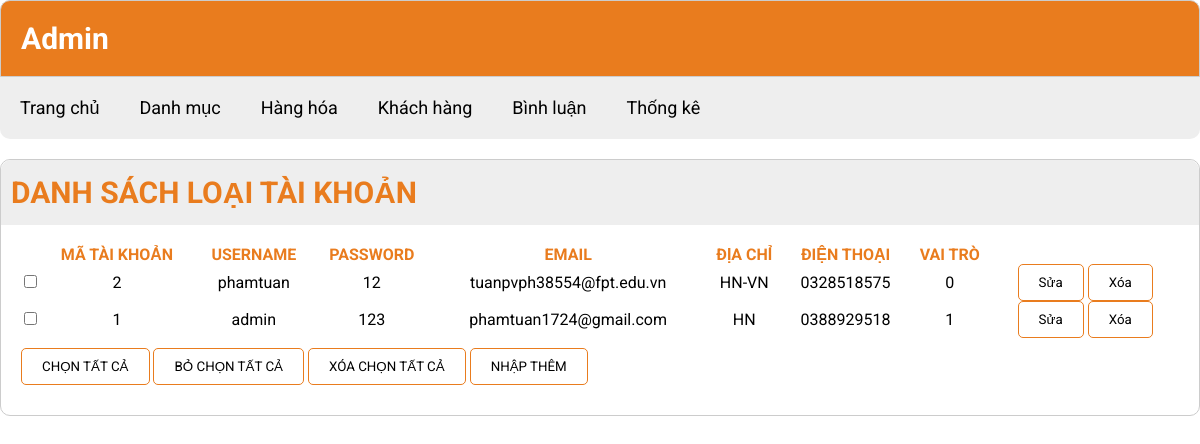
The app's page /admin/index.php?act=dskh with its own data.
### tables this page shows
CREATE TABLE `taikhoan` (
  `id` int(11) NOT NULL,
  `user` varchar(50) NOT NULL,
  `pass` varchar(50) NOT NULL,
  `email` varchar(255) NOT NULL,
  `address` varchar(255) DEFAULT NULL,
  `tel` varchar(20) DEFAULT NULL,
  `role` tinyint(4) NOT NULL DEFAULT 0
);

### model/pdo.php (called while the page is built, shortened)
<?php
function pdo_get_connection()
{
    $servername = "localhost";
    $username = "root";
    $password = "";
    try {
        $conn = new PDO("mysql:host=$servername;dbname=duanmaufpoly", $username, $password);
        $conn->setAttribute(PDO::ATTR_ERRMODE, PDO::ERRMODE_EXCEPTION);
        return $conn;
    } catch (PDOException $e) {
        echo "Connection failed: " . $e->getMessage();
    }
}
function pdo_query($sql)
{
    $sql_args = array_slice(func_get_args(), 1);
    try {
        $conn = pdo_get_connection();
        $stmt = $conn->prepare($sql);
        $stmt->execute($sql_args);
        $rows = $stmt->fetchAll();
        return $rows;
    } catch (PDOException $e) {
        throw $e;
    } finally {
        unset($conn);
    }
}

### model/taikhoan.php (called while the page is built, shortened)
<?php
function loadall_taikhoan()
{
    $sql = "SELECT * FROM taikhoan ORDER BY id desc";
    $listtaikhoan = pdo_query($sql);
    return $listtaikhoan;
}

### admin/taikhoan/list.php (the view)
<div class="add">
    <div class="row2 font_title">
        <h1>DANH SÁCH LOẠI TÀI KHOẢN</h1>
    </div>
    <div class="row2 form_content">
        <form action="#" method="POST">
            <div class="row2 mb10 formds_loai">
                <table>
                    <tr>
                        <th></th>
                        <th>MÃ TÀI KHOẢN</th>
                        <th>USERNAME</th>
                        <th>PASSWORD</th>
                        <th>EMAIL</th>
                        <th>ĐỊA CHỈ</th>
                        <th>ĐIỆN THOẠI</th>
                        <th>VAI TRÒ</th>
                        <th></th>
                    </tr>
                    <?php
                    foreach ($listtaikhoan as $taikhoan) {
                        extract($taikhoan);
                        $suatk = "index.php?act=suatk&idsp=" . $id;
                        $xoatk = "index.php?act=xoatk&idsp=" . $id;
                        echo '
                            <tr>
                            <td><input type="checkbox" name="" id="" /></td>
                            <td>' . $id . '</td>
                            <td>' . $user . '</td>
                            <td>' . $pass . '</td>
                            <td>' . $email . '</td>
                            <td>' . $address . '</td>
                            <td>' . $tel . '</td>
                            <td>' . $role . '</td>
                            <td>
                                <a href="' . $suatk . '">
                                <input type="button" value="Sửa" />
                                </a>
                                <a href="' . $xoatk . '">
                                <input type="button" value="Xóa" />
                                </a>
                            </td>
                        </tr>
                            ';
                    }
                    ?>
                </table>
            </div>
            <div class="row mb10">
                <input class="btns" type="button" value="CHỌN TẤT CẢ" />
                <input class="btns" type="button" value="BỎ CHỌN TẤT CẢ" />
                <input class="btns" type="button" value="XÓA CHỌN TẤT CẢ" />
                <a href="index.php?act=adddm">
                    <input class="btns" type="button" value="NHẬP THÊM" /></a>
            </div>
        </form>
    </div>
</div>

### css/style.css (style rules this page uses)
:root { --black-color: #000000; --primary-color: #e97c1e; }
* { padding: 0; margin: 0; box-sizing: border-box; font-family: "Roboto", sans-serif; }
li, a { list-style: none; text-decoration: none; }
.mb10 { margin-bottom: 10px; }
.add { margin-top: 20px; border: 1px solid #ccc; border-radius: 10px; margin-bottom: 20px; }
.font_title { padding: 15px 10px; background-color: #eee; border-radius: 10px 10px 0 0; }
.font_title h1 { font-size: 30px; color: var(--primary-color); }
.form_content { padding: 20px; }
.form_content input[type="submit"], .form_content input[type="reset"], .form_content input[type="button"] { padding: 6px; background: white; border: 1px solid var(--primary-color); border-radius: 5px; padding: 10px 20px; }
.formds_loai table { width: 100%; border-collapse: collapse; }
.formds_loai table td { text-align: center; }
.formds_loai table th { color: var(--primary-color); }

### records on screen
taikhoan: id "2", user "phamtuan", pass "12", email "tuanpvph38554@fpt.edu.vn", address "HN-VN", tel "0328518575", role "0"
taikhoan: id "1", user "admin", pass "123", email "phamtuan1724@gmail.com", address "HN", tel "0388929518", role "1"
